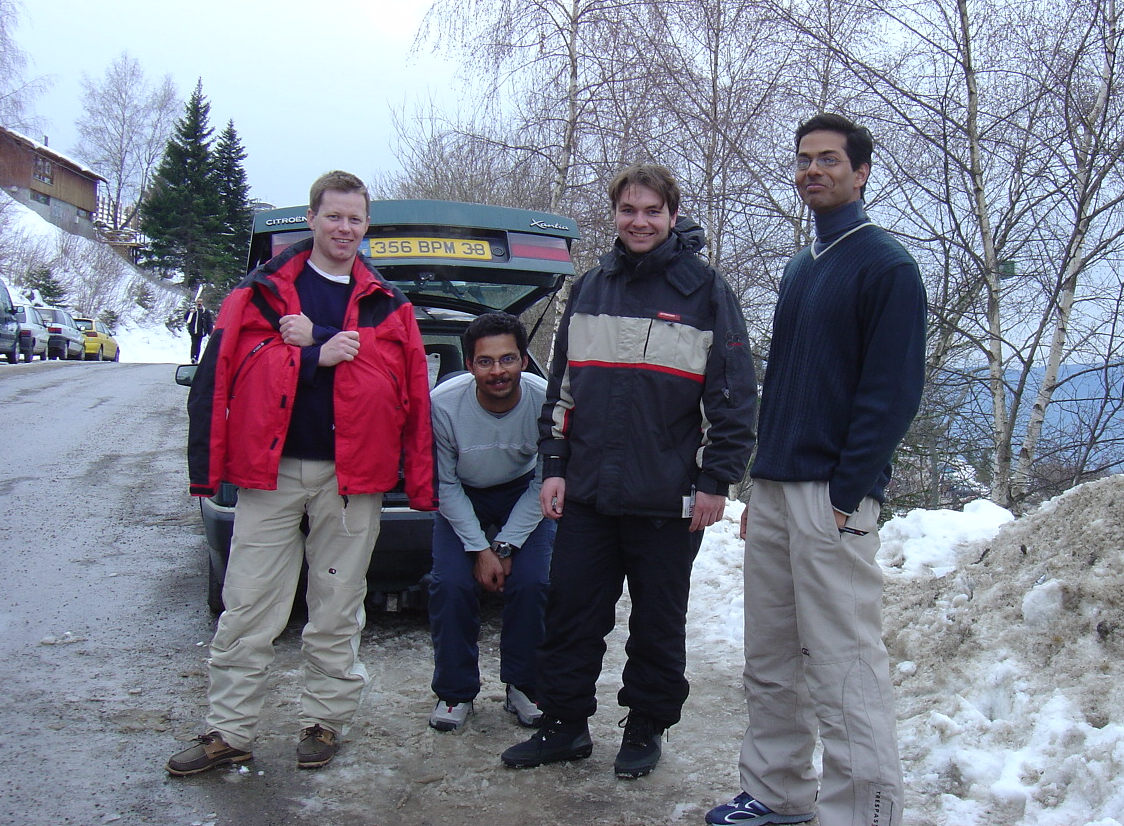
#> input picture INRIA_Person/pos/crop001011.png, 1124 x 826 px; its folder holds 4 pictures in this run
$ jupyter execute --allow-errors 'Actividad_3.1_Detección_de_Peatones.ipynb'
#> lines starting #> are read from the running program, lines starting #| are printed output that depends on the picture
Actividad 3.1 - Detección de peatones

Import required libraries

[cell 1]
import matplotlib.image as mpimg   # Para leer imágenes
import matplotlib.pyplot as plt    # Para graficar imágenes
import numpy as np                 # Para manejo de datos
import seaborn as sns              # Para los mapas de calor de las matrices de confusion
import cv2                         # OpenCV: para procesamiento de imágenes
from skimage.feature import hog    # Para extraer características HOG de imágenes (Histogram of Oriented Gradients)

Se define funcion Hog

[cell 2]
#Se define la funcion de hog para simplemente mandarla llamar en el código en vez de re-escribirla múltiples veces
def hog_funct(img_gray):

    features, hog_img =     hog(img_gray,
                                orientations = 11,
                                pixels_per_cell = (16, 16),
                                cells_per_block = (2, 2),
                                transform_sqrt = False,
                                visualize = True,
                                feature_vector = True)
    return features, hog_img

Import Dataset

[cell 3]
import glob # Para buscar archivos en carpetas usando patrones

#Utilizar exclusivamente archivos con formato jpg, png o jpeg

# Positivas (con peatones)
pedestrian = glob.glob("Train pics/pos/**/*.*", recursive=True)
pedestrian = [f for f in pedestrian if f.lower().endswith(('.jpg', '.png', '.jpeg'))]

# Negativas (sin peatones)
no_pedestrian = glob.glob("Train pics/neg/**/*.*", recursive=True)
no_pedestrian = [f for f in no_pedestrian if f.lower().endswith(('.jpg', '.png', '.jpeg'))]

[cell 4]
len(pedestrian) #Tamano de pedestrian

[cell 5]
len(no_pedestrian) #Tamano de no pedestrians

#> (a cell that did not finish here is left out)

#> (a cell that did not finish here is left out)

#> (a cell that did not finish here is left out)

#> (a cell that did not finish here is left out)

#> (a cell that did not finish here is left out)

#> (a cell that did not finish here is left out)

#> (a cell that did not finish here is left out)

#> (a cell that did not finish here is left out)

#> (a cell that did not finish here is left out)

#> (a cell that did not finish here is left out)

#> (a cell that did not finish here is left out)

#> (a cell that did not finish here is left out)

Extraer features HOG para ambos tipos de datos

[cell 18]
pedestrian_hog_accum = [] #Crear lista vacía para luego agregar las características HOG

for image in pedestrian:
    img_color = mpimg.imread(image)
#> img_color is the input picture: shape (826, 1124, 3) float32; mean R, G, B 0.487, 0.495, 0.552
    img_gray = cv2.cvtColor(img_color, cv2.COLOR_BGR2GRAY)
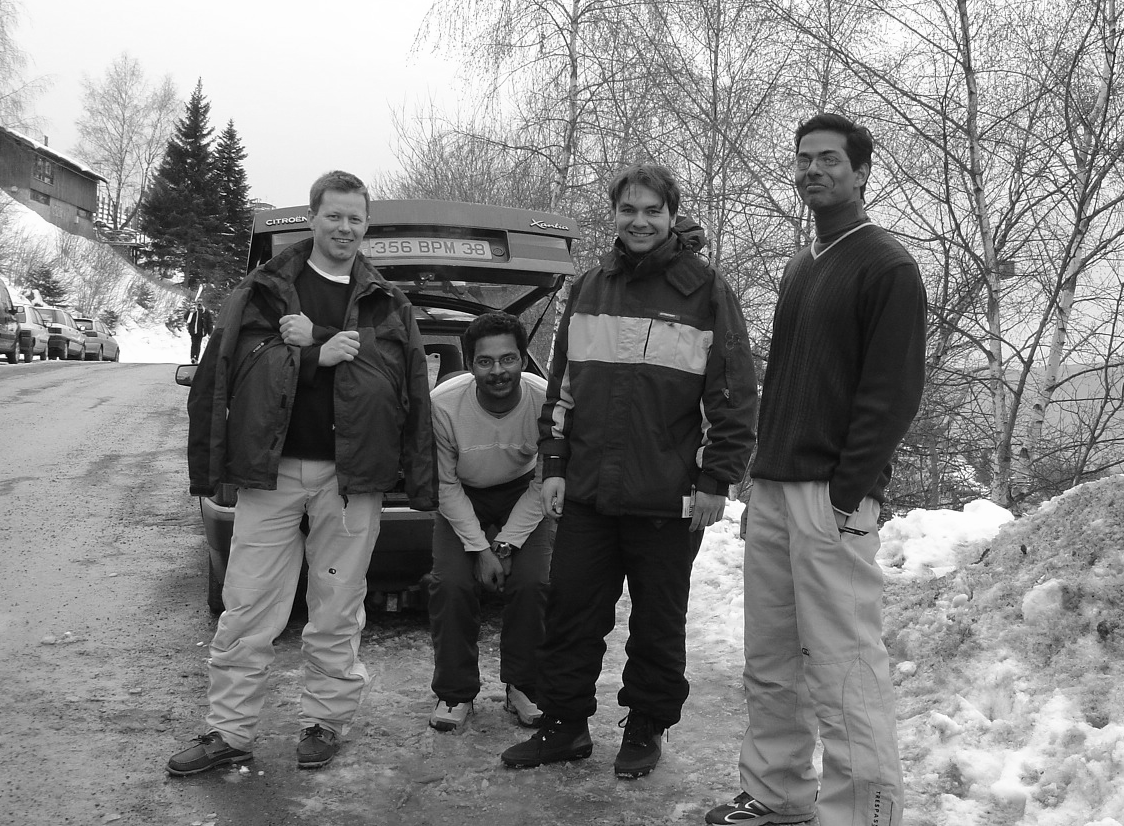
#> img_gray: shape (826, 1124) float32; min 0.000447, max 1, mean 0.511
    img_gray = cv2.resize(img_gray, (64, 128))  # ancho x alto estándar para detección de peatones
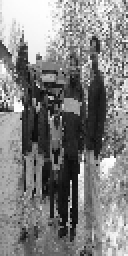
#> img_gray: shape (128, 64) float32 (shown 2 times larger); min 0.0107, max 1, mean 0.511

    pedestrian_hog_feature, pedestrian_hog_img = hog_funct(img_gray) #Aplicar funcion HOG
#> in hog_funct, `features, hog_img =     hog(img_gray, orientations = 11, pixels_per_ce..`: features = 924 values, max 0.337 at index 748, min 0.00265 at index 4, mean 0.133
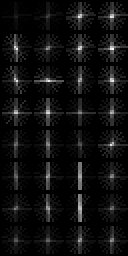
#> pedestrian_hog_img: shape (128, 64) float32 (shown 2 times larger); min 0, max 0.19, mean 0.011; drawn with min black and max white
#> pedestrian_hog_feature has the same summary as features in hog_funct

    pedestrian_hog_accum.append(pedestrian_hog_feature) #Agregar características HOG a la lista
#> pass 2 of the loop `for image in pedestrian:`:
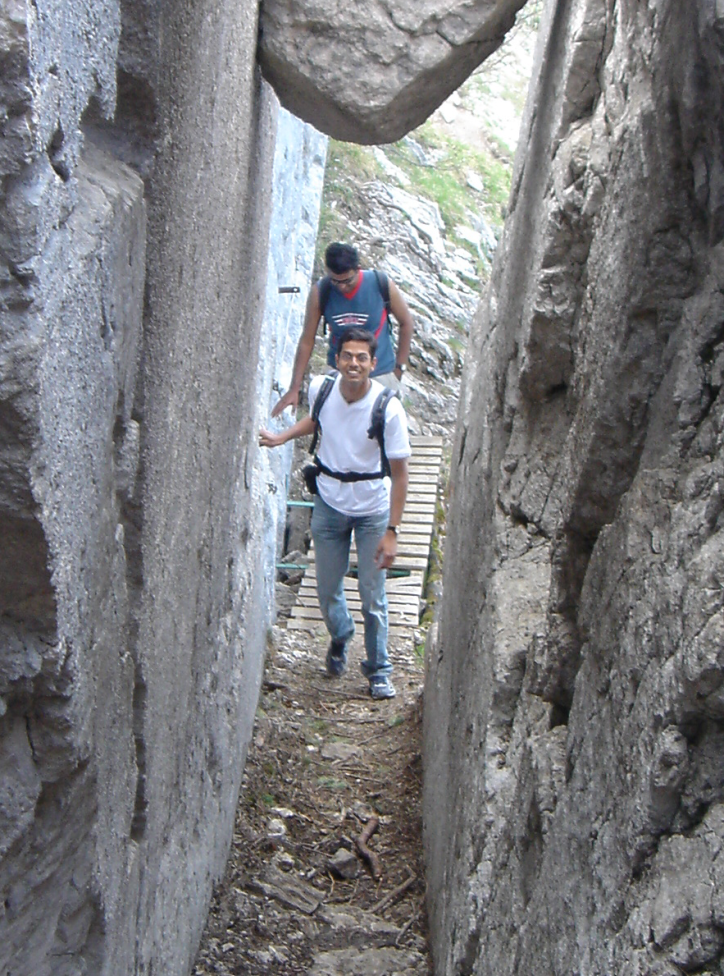
#> input picture INRIA_Person/pos/crop001016.png, 724 x 976 px
#> img_color is the input picture: shape (976, 724, 3) float32; mean R, G, B 0.484, 0.487, 0.499
#> `img_gray = cv2.resize(img_gray, (64, 128))`:
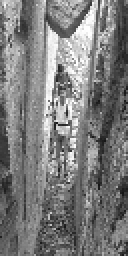
#> img_gray: shape (128, 64) float32 (shown 2 times larger); min 0.0849, max 1, mean 0.49
#> `pedestrian_hog_feature, pedestrian_hog_img = hog_funct(img_gray)`:
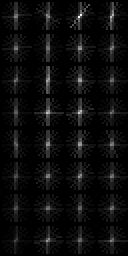
#> pedestrian_hog_img: shape (128, 64) float32 (shown 2 times larger); min 0, max 0.206, mean 0.00971; drawn with min black and max white
#> pedestrian_hog_feature = 924 values, max 0.259 at index 143, min 0.0199 at index 106, mean 0.138
#> pass 3 of the loop `for image in pedestrian:`:
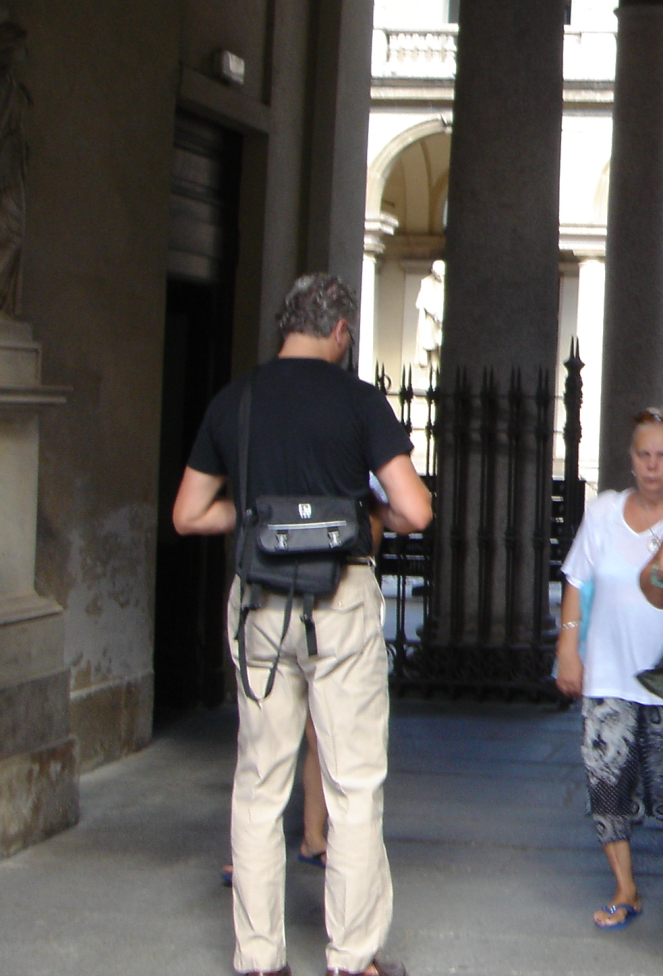
#> input picture INRIA_Person/pos/crop001060.png, 663 x 976 px
#> img_color is the input picture: shape (976, 663, 3) float32; mean R, G, B 0.357, 0.343, 0.334
#> `img_gray = cv2.resize(img_gray, (64, 128))`:
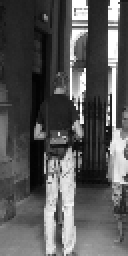
#> img_gray: shape (128, 64) float32 (shown 2 times larger); min 0.00899, max 1, mean 0.341
#> `pedestrian_hog_feature, pedestrian_hog_img = hog_funct(img_gray)`:
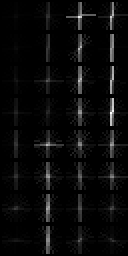
#> pedestrian_hog_img: shape (128, 64) float32 (shown 2 times larger); min 0, max 0.206, mean 0.00795; drawn with min black and max white
#> pedestrian_hog_feature = 924 values, max 0.413 at index 11, min 0.00258 at index 129, mean 0.115
#> the loop made 4 passes; the first 3 are shown

[cell 19]
#Apilar verticalmente todos los vectores HOG de imágenes con peatones en una sola matriz
X_pedestrian = np.vstack(pedestrian_hog_accum).astype(np.float64)

# Crear vector de etiquetas (1) del mismo tamaño que X_pedestrian
# Cada fila representa una imagen con peatón
y_pedestrian = np.ones(len(X_pedestrian))

[cell 20]
X_pedestrian.shape
#> Out = (4, 924)

[cell 21]
y_pedestrian.shape
#> Out = (4,)
